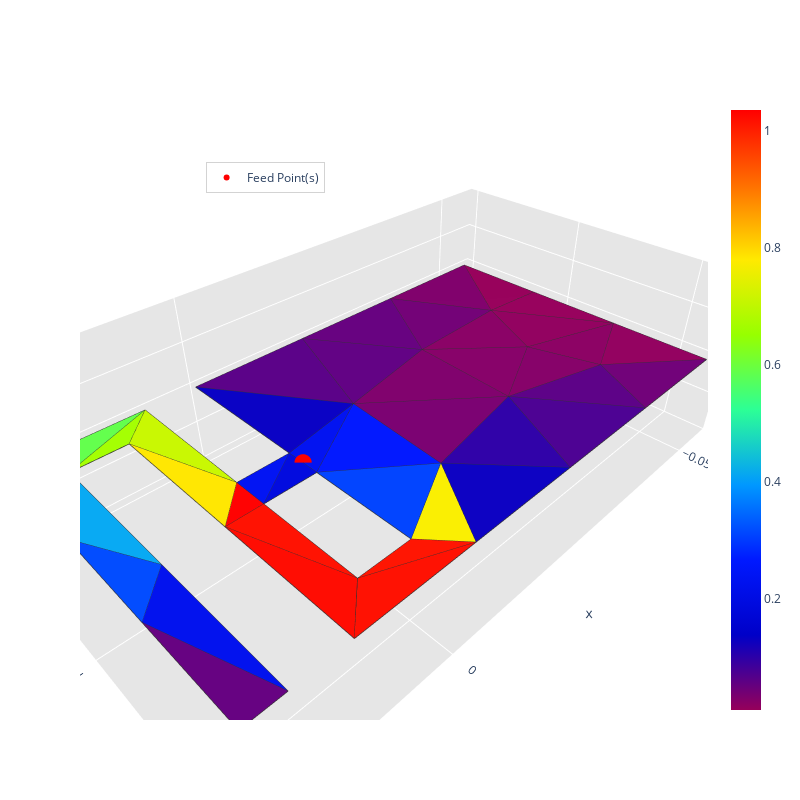
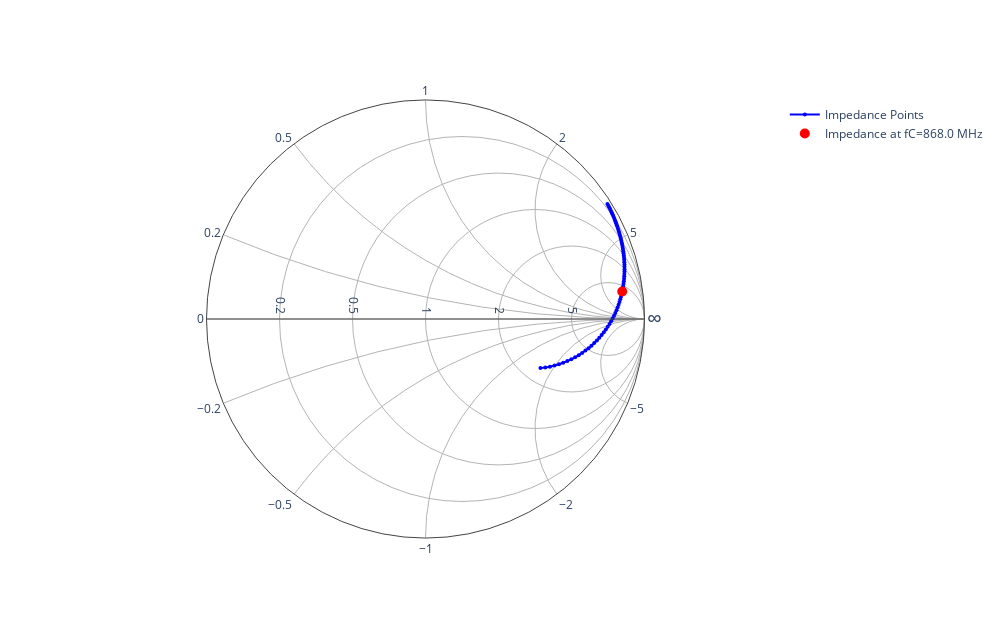
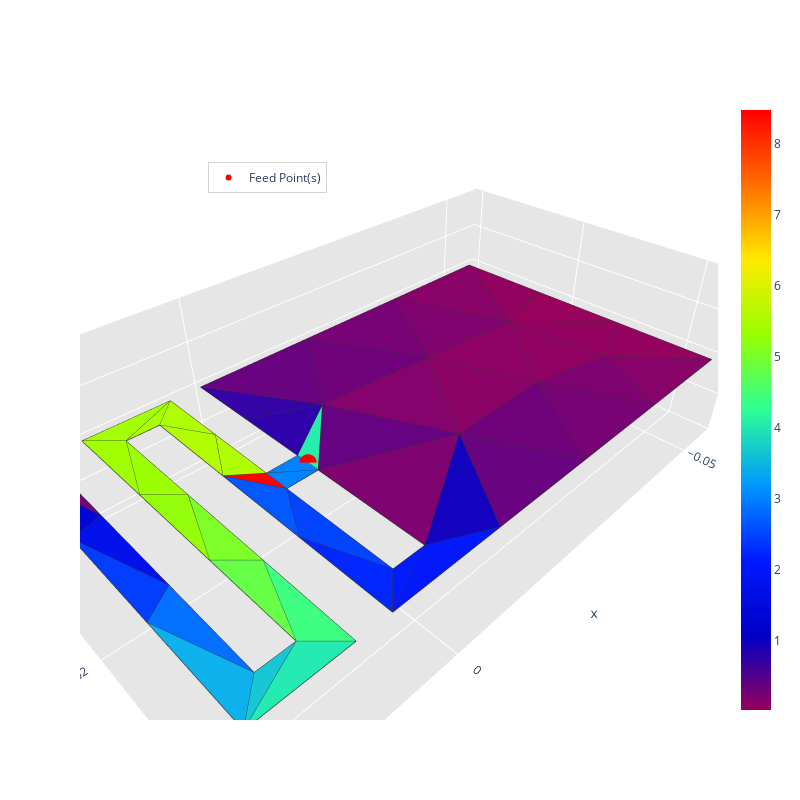
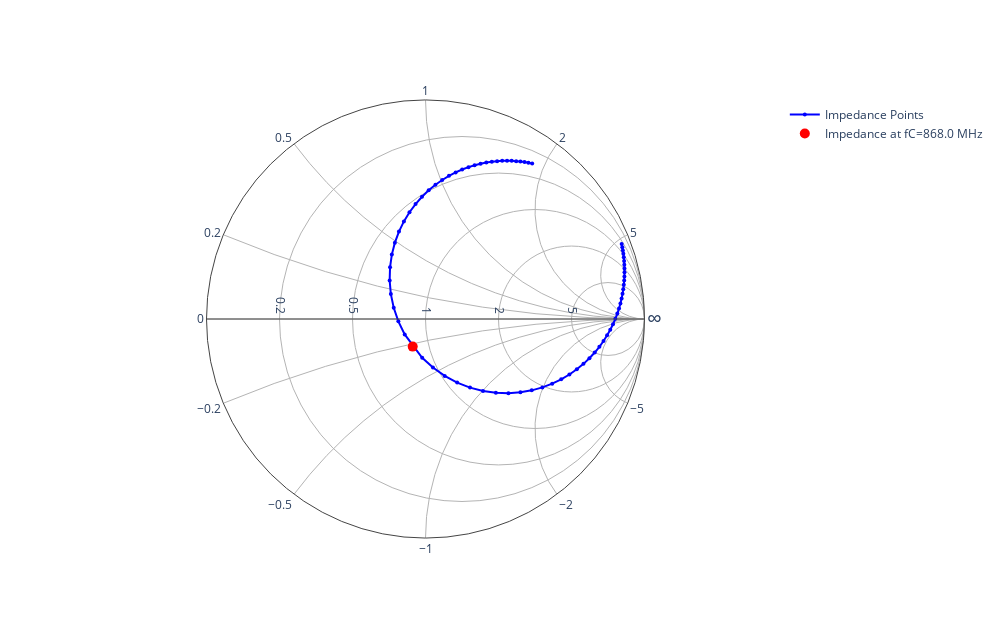

Notebook code cell kept with these figures, in order:
### Code cell
import time
start_time = time.time()
iteration = 1
max_iter = 20
Accuracy = 0.01
converged = False
count = 0
while iteration <= max_iter and not converged:
    try:
        print(f"\n------------------------------------------------------Iteration N°{iteration}------------------------------------------------------\n")
        print(f"distance meandres = {distance_meandre * 1000:.3f} mm\n")
        
        N_list_elem, new_distance_meandre_elem = creation_ifa(a, b, largeur_piste, distance_meandre, feed, x_t, y_t, save_mesh_folder, mesh_name, mesh_size)
        print(f"Number of meanders = {N_list_elem}\n")

        print(f"New distance meandres = {new_distance_meandre_elem * 1000:.3f} mm")
        print(f"IFA track width = {largeur_piste * 1000:.3f} mm")
        print(f"position feed = {feed * 1000:.3f} mm\n")

        frequence_resonance, s11_db, R_res, X_res = simulate(frequencies, ifa_meander_mat, fC, feed_point)
        plot_s11_curve(fLow, fHigh, nPoints, s11_db, fC)

        ratio = frequence_resonance / fC
        print(f"\nRatio = {ratio}\n")
        # distance_meandre = distance_meandre / ratio

        if (abs((fC - frequence_resonance)/fC) < Accuracy):
            min_index = np.argmin(s11_db)
            min_s11 = s11_db[min_index]
            s11_fc = s11_db[fc_index]
            if s11_fc < -10 or min_s11 < -20:
                converged = True
                print("\nRequired Accuracy is met!")
                break
            else:
                print("\nWe're looking for the perfect match!!!")

                if ratio == 1:
                    print("Ratio == 1 we modify the feed because we don't have a good fit")
                    ratio_adapt_feed = math.sqrt(R_res / 50)
                    feed = max(min(feed / ratio_adapt_feed, b - 3 * largeur_piste / 2 - 0.5 / 1000), largeur_piste / 2)
                else:
                    adapt_with_ratio_cube(distance_meandre, largeur_piste, ratio)             # New Addd ---- delete maybe

                    feed = max(min(feed * ratio**2, b - 3 * largeur_piste / 2 - 0.5 / 1000), largeur_piste / 2)

                    print(f"\nresultat feed = {feed * 1000:.3f} mm")

                if feed == b - 3 * largeur_piste / 2 - 0.5 / 1000 or feed == largeur_piste / 2:
                    distance_meandre, largeur_piste = adapt_with_ratio_square(distance_meandre, largeur_piste, ratio)

                feed_point       = [0, feed, 0]

        elif abs(frequence_resonance - fC) < 0.02 * fC:
            print(f"\nWe are within 2% of fc!\n")
            count += 1
            feed = max(min(feed * ratio**2, b - 3 * largeur_piste / 2 - 0.5 / 1000), largeur_piste / 2)

            if feed == b - 3 * largeur_piste / 2 - 0.5 / 1000 or feed == largeur_piste / 2:
                print("\nExtreme edge reached\n")
                distance_meandre, largeur_piste = adapt_with_ratio_square(distance_meandre, largeur_piste, ratio)
            
            feed_point       = [0, feed, 0]
        else:
            print(f"\nWe are FAR of fc!\n")
            distance_meandre, largeur_piste = adapt_with_ratio_square(distance_meandre, largeur_piste, ratio)

            """ # New Add    ---- delete maybe

            feed = max(min(feed * ratio**3, b - 3 * largeur_piste / 2 - 0.5 / 1000), largeur_piste / 2)

            if feed == b - 3 * largeur_piste / 2 - 0.5 / 1000 or feed == largeur_piste / 2:
                print("\nExtreme edge reached\n")
                distance_meandre, largeur_piste = adapt_with_ratio_square(distance_meandre, largeur_piste, ratio)

            # New Add   ---- delete maybe
            
            feed_point       = [0, feed, 0] """

        iteration += 1
    except ValueError as e:
        print(f"Error: {e}")

end_time = time.time()
simulation_time = end_time - start_time
simulation_time_minutes = simulation_time / 60
simulation_time_seconds = simulation_time % 60
print(f"Simulation time : {simulation_time_minutes:.0f} minutes et {simulation_time_seconds:.2f} seconds")
if converged:
    print(f"Convergence reached at iteration {iteration}")
else:
    print(f"Convergence not achieved after {max_iter} itérations")

### Figure 1 — Plotly figure (JSON) as saved in the notebook; plotly's stock layout.template omitted (floating-point values rounded to 4 significant figures; data arrays with more than 128 entries replaced by an {"elided": "..."} marker saying what was removed)
{"data": [{"facecolor": ["rgb(0, 18, 240)", "rgb(0, 23, 252)", "rgb(97, 255, 75)", "rgb(162, 253, 0)", "rgb(0, 17, 238)", "rgb(11, 0, 192)", "rgb(255, 16, 0)", "rgb(100, 0, 127)", "rgb(0, 74, 255)", "rgb(255, 10, 0)", "rgb(6, 167, 240)", "rgb(255, 19, 0)", "rgb(132, 0, 103)", "rgb(38, 240, 165)", "rgb(91, 0, 133)", "rgb(0, 16, 235)", "rgb(255, 0, 0)", "rgb(255, 228, 0)", "rgb(136, 0, 100)", "rgb(0, 9, 220)", "rgb(255, 15, 0)", "rgb(113, 0, 117)", "rgb(198, 245, 0)", "rgb(121, 0, 112)", "rgb(46, 0, 166)", "rgb(247, 236, 0)", "rgb(96, 0, 130)", "rgb(126, 0, 107)", "rgb(89, 0, 134)", "rgb(8, 0, 194)", "rgb(101, 0, 126)", "rgb(133, 0, 103)", "rgb(75, 0, 145)", "rgb(150, 0, 90)", "rgb(127, 0, 107)", "rgb(0, 66, 255)", "rgb(138, 0, 98)", "rgb(111, 0, 119)", "rgb(145, 0, 94)", "rgb(149, 0, 91)", "rgb(144, 0, 94)"], "i": [1, 27, 12, 9, 27, 28, 14, 10, 22, 14, 23, 15, 29, 23, 30, 22, 20, 2, 29, 1, 26, 32, 8, 28, 28, 28, 33, 27, 16, 27, 17, 30, 30, 18, 32, 15, 19, 24, 31, 19, 32], "j": [2, 28, 13, 13, 0, 25, 20, 11, 23, 7, 9, 26, 31, 12, 31, 21, 2, 20, 33, 3, 7, 33, 13, 27, 30, 26, 27, 33, 27, 3, 33, 33, 24, 32, 17, 0, 31, 31, 19, 32, 19], "k": [3, 0, 9, 8, 3, 26, 1, 22, 21, 20, 21, 14, 30, 9, 24, 10, 1, 8, 32, 0, 14, 17, 2, 30, 25, 15, 16, 30, 5, 5, 16, 29, 25, 6, 6, 28, 29, 4, 4, 18, 29], "name": "", "type": "mesh3d", "x": [0.0, 0.0075, 0.0075, 0.0, -0.055, 0.0, -0.055, 0.0125, 0.0125, 0.02, 0.02, 0.025, 0.025, 0.0075, 0.0075, 0.0, -0.01833, -0.03667, -0.055, -0.055, 0.0125, 0.02, 0.025, 0.025, -0.03812, -0.02125, -0.004375, -0.01227, -0.01127, -0.0399, -0.02779, -0.04316, -0.04501, -0.02852], "y": [0.025, 0.025, 0.02, 0.02, 0.045, 0.0, 0.0, 0.045, 0.005, 0.005, 0.045, 0.045, -4.77e-18, -4.77e-18, 0.04, 0.04, 0.0, 0.0, 0.015, 0.03, 0.025, 0.025, 0.03, 0.015, 0.045, 0.045, 0.045, 0.0178, 0.03393, 0.025, 0.03095, 0.03519, 0.01412, 0.01472], "z": [0.0, 0.0, 0.0, 0.0, 0.0, 0.0, 0.0, 0.0, 0.0, 0.0, 0.0, 0.0, 0.0, 0.0, 0.0, 0.0, 0.0, 0.0, 0.0, 0.0, 0.0, 0.0, 0.0, 0.0, 0.0, 0.0, 0.0, 0.0, 0.0, 0.0, 0.0, 0.0, 0.0, 0.0]}, {"line": {"color": "rgb(50, 50, 50)", "width": 1.5}, "mode": "lines", "showlegend": false, "type": "scatter3d", "x": {"elided": "205 float values"}, "y": {"elided": "205 float values"}, "z": {"elided": "205 int values"}}, {"hoverinfo": "none", "marker": {"color": [0.009251, 1.035], "colorscale": [[0, "rgb(150, 0, 90)"], [0.125, "rgb(0, 0, 200)"], [0.25, "rgb(0, 25, 255)"], [0.375, "rgb(0, 152, 255)"], [0.5, "rgb(44, 255, 150)"], [0.625, "rgb(151, 255, 0)"], [0.75, "rgb(255, 234, 0)"], [0.875, "rgb(255, 111, 0)"], [1, "rgb(255, 0, 0)"]], "showscale": true, "size": 0.1}, "mode": "markers", "showlegend": false, "type": "scatter3d", "x": [0.0], "y": [0.025], "z": [0.0]}, {"marker": {"color": "red", "size": 6, "symbol": "circle"}, "mode": "markers+text", "name": "Feed Point(s)", "type": "scatter3d", "x": [0.0], "y": [0.0225], "z": [0.0]}], "layout": {"height": 800, "legend": {"bgcolor": "rgba(255,255,255,0.7)", "bordercolor": "lightgray", "borderwidth": 1, "x": 0.2, "xanchor": "left", "y": 0.9, "yanchor": "top"}, "scene": {"aspectratio": {"x": 1, "y": 0.5625, "z": 0.3}, "camera": {"eye": {"x": 0.65, "y": 0.65, "z": 0.65}}, "xaxis": {"backgroundcolor": "rgb(230, 230, 230)", "gridcolor": "rgb(255, 255, 255)", "showbackground": true, "zerolinecolor": "rgb(255, 255, 255)"}, "yaxis": {"backgroundcolor": "rgb(230, 230, 230)", "gridcolor": "rgb(255, 255, 255)", "showbackground": true, "zerolinecolor": "rgb(255, 255, 255)"}, "zaxis": {"backgroundcolor": "rgb(230, 230, 230)", "gridcolor": "rgb(255, 255, 255)", "showbackground": true, "zerolinecolor": "rgb(255, 255, 255)"}}, "title": {"text": ""}, "width": 800}}

### Figure 2 — Plotly figure (JSON) as saved in the notebook; plotly's stock layout.template omitted (floating-point values rounded to 4 significant figures)
{"data": [{"hoverinfo": "text", "imag": [3.45, 3.507, 3.567, 3.628, 3.692, 3.757, 3.826, 3.897, 3.97, 4.046, 4.126, 4.209, 4.295, 4.385, 4.479, 4.578, 4.681, 4.789, 4.902, 5.021, 5.146, 5.278, 5.417, 5.563, 5.718, 5.881, 6.053, 6.236, 6.429, 6.634, 6.85, 7.078, 7.317, 7.569, 7.831, 8.103, 8.379, 8.657, 8.927, 9.177, 9.392, 9.548, 9.549, 9.31, 8.85, 8.13, 7.138, 5.897, 4.478, 2.984, 1.531, 0.2189, -0.8894, -1.769, -2.427, -2.889, -3.19, -3.363, -3.439, -3.444, -3.398, -3.315, -3.207, -3.084, -2.95, -2.811, -2.669, -2.528, -2.388, -2.251, -2.118, -1.988, -1.863, -1.741, -1.624], "marker": {"color": "blue", "size": 4}, "mode": "markers+lines", "name": "Impedance Points", "real": [0.1108, 0.1187, 0.1273, 0.1366, 0.1467, 0.1576, 0.1695, 0.1825, 0.1966, 0.212, 0.2288, 0.2472, 0.2674, 0.2895, 0.3138, 0.3406, 0.3702, 0.4029, 0.4391, 0.4794, 0.5241, 0.574, 0.6298, 0.6923, 0.7626, 0.8418, 0.9312, 1.033, 1.148, 1.28, 1.43, 1.603, 1.802, 2.033, 2.3, 2.61, 2.972, 3.394, 3.886, 4.459, 5.125, 5.892, 7.738, 8.796, 9.899, 10.98, 11.96, 12.74, 13.23, 13.39, 13.21, 12.74, 12.06, 11.25, 10.39, 9.531, 8.712, 7.953, 7.262, 6.64, 6.085, 5.591, 5.153, 4.764, 4.419, 4.112, 3.838, 3.593, 3.374, 3.177, 3.0, 2.839, 2.694, 2.562, 2.442], "text": ["Z = 5.538+172.492j at 700.0 MHz", "Z = 5.935+175.365j at 704.0 MHz", "Z = 6.364+178.334j at 708.0 MHz", "Z = 6.829+181.405j at 712.0 MHz", "Z = 7.333+184.582j at 716.0 MHz", "Z = 7.881+187.873j at 720.0 MHz", "Z = 8.476+191.285j at 724.0 MHz", "Z = 9.123+194.825j at 728.0 MHz", "Z = 9.829+198.502j at 732.0 MHz", "Z = 10.599+202.323j at 736.0 MHz", "Z = 11.440+206.299j at 740.0 MHz", "Z = 12.360+210.439j at 744.0 MHz", "Z = 13.368+214.756j at 748.0 MHz", "Z = 14.475+219.261j at 752.0 MHz", "Z = 15.692+223.966j at 756.0 MHz", "Z = 17.032+228.887j at 760.0 MHz", "Z = 18.511+234.039j at 764.0 MHz", "Z = 20.146+239.438j at 768.0 MHz", "Z = 21.957+245.102j at 772.0 MHz", "Z = 23.968+251.052j at 776.0 MHz", "Z = 26.205+257.308j at 780.0 MHz", "Z = 28.700+263.893j at 784.0 MHz", "Z = 31.490+270.832j at 788.0 MHz", "Z = 34.616+278.151j at 792.0 MHz", "Z = 38.129+285.878j at 796.0 MHz", "Z = 42.088+294.042j at 800.0 MHz", "Z = 46.562+302.674j at 804.0 MHz", "Z = 51.634+311.805j at 808.0 MHz", "Z = 57.402+321.465j at 812.0 MHz", "Z = 63.982+331.683j at 816.0 MHz", "Z = 71.513+342.481j at 820.0 MHz", "Z = 80.161+353.877j at 824.0 MHz", "Z = 90.124+365.874j at 828.0 MHz", "Z = 101.640+378.454j at 832.0 MHz", "Z = 114.990+391.571j at 836.0 MHz", "Z = 130.509+405.130j at 840.0 MHz", "Z = 148.588+418.972j at 844.0 MHz", "Z = 169.680+432.837j at 848.0 MHz", "Z = 194.291+446.333j at 852.0 MHz", "Z = 222.966+458.872j at 856.0 MHz", "Z = 256.244+469.617j at 860.0 MHz", "Z = 294.581+477.400j at 864.0 MHz", "Z = 386.921+477.467j at 872.0 MHz", "Z = 439.811+465.514j at 876.0 MHz", "Z = 494.939+442.480j at 880.0 MHz", "Z = 549.140+406.496j at 884.0 MHz", "Z = 598.115+356.884j at 888.0 MHz", "Z = 637.029+294.872j at 892.0 MHz", "Z = 661.605+223.911j at 896.0 MHz", "Z = 669.344+149.214j at 900.0 MHz", "Z = 660.271+76.569j at 904.0 MHz", "Z = 636.786+10.943j at 908.0 MHz", "Z = 602.759-44.470j at 912.0 MHz", "Z = 562.402-88.446j at 916.0 MHz", "Z = 519.408-121.335j at 920.0 MHz", "Z = 476.546-144.446j at 924.0 MHz", "Z = 435.624-159.478j at 928.0 MHz", "Z = 397.659-168.144j at 932.0 MHz", "Z = 363.093-171.969j at 936.0 MHz", "Z = 332.003-172.217j at 940.0 MHz", "Z = 304.245-169.887j at 944.0 MHz", "Z = 279.563-165.745j at 948.0 MHz", "Z = 257.658-160.368j at 952.0 MHz", "Z = 238.220-154.182j at 956.0 MHz", "Z = 220.957-147.497j at 960.0 MHz", "Z = 205.600-140.540j at 964.0 MHz", "Z = 191.909-133.471j at 968.0 MHz", "Z = 179.674-126.405j at 972.0 MHz", "Z = 168.710-119.420j at 976.0 MHz", "Z = 158.859-112.571j at 980.0 MHz", "Z = 149.982-105.893j at 984.0 MHz", "Z = 141.960-99.408j at 988.0 MHz", "Z = 134.693-93.129j at 992.0 MHz", "Z = 128.090-87.062j at 996.0 MHz", "Z = 122.075-81.207j at 1000.0 MHz"], "type": "scattersmith"}, {"hoverinfo": "text", "imag": [9.613], "marker": {"color": "red", "size": 10, "symbol": "circle"}, "mode": "markers", "name": "Impedance at fC=868.0 MHz", "real": [6.764], "text": ["Z = 338.206+480.670j at 868.0 MHz"], "type": "scattersmith"}], "layout": {"height": 618, "showlegend": true, "title": {"text": ""}, "width": 1000}}

### Figure 3 — Plotly figure (JSON) as saved in the notebook; plotly's stock layout.template omitted (floating-point values rounded to 4 significant figures; data arrays with more than 128 entries replaced by an {"elided": "..."} marker saying what was removed)
{"data": [{"facecolor": ["rgb(142, 0, 96)", "rgb(145, 0, 94)", "rgb(102, 0, 125)", "rgb(36, 235, 170)", "rgb(17, 0, 188)", "rgb(0, 66, 255)", "rgb(60, 255, 128)", "rgb(124, 0, 109)", "rgb(172, 251, 0)", "rgb(123, 0, 109)", "rgb(160, 253, 0)", "rgb(0, 24, 254)", "rgb(139, 0, 98)", "rgb(158, 254, 0)", "rgb(125, 0, 108)", "rgb(173, 251, 0)", "rgb(129, 0, 105)", "rgb(146, 255, 8)", "rgb(136, 0, 100)", "rgb(19, 196, 210)", "rgb(101, 255, 70)", "rgb(109, 0, 120)", "rgb(10, 174, 232)", "rgb(0, 109, 255)", "rgb(0, 15, 232)", "rgb(0, 128, 255)", "rgb(124, 255, 38)", "rgb(176, 250, 0)", "rgb(34, 231, 174)", "rgb(168, 252, 0)", "rgb(255, 0, 0)", "rgb(0, 37, 255)", "rgb(154, 254, 0)", "rgb(0, 4, 209)", "rgb(0, 126, 255)", "rgb(0, 59, 255)", "rgb(0, 85, 255)", "rgb(0, 22, 248)", "rgb(112, 0, 118)", "rgb(51, 0, 163)", "rgb(116, 0, 115)", "rgb(109, 0, 120)", "rgb(100, 0, 127)", "rgb(102, 0, 125)", "rgb(134, 0, 102)", "rgb(144, 0, 94)", "rgb(45, 0, 167)", "rgb(150, 0, 90)", "rgb(132, 0, 103)", "rgb(146, 0, 93)", "rgb(117, 0, 114)"], "i": [39, 40, 20, 3, 43, 24, 15, 43, 17, 39, 16, 19, 39, 9, 41, 25, 44, 26, 43, 14, 27, 37, 28, 28, 30, 1, 32, 34, 11, 9, 1, 18, 33, 12, 2, 29, 1, 38, 13, 42, 44, 20, 0, 37, 41, 22, 42, 23, 36, 40, 39], "j": [41, 41, 42, 42, 38, 1, 27, 19, 34, 40, 17, 7, 44, 33, 44, 34, 43, 32, 44, 15, 15, 43, 14, 31, 31, 2, 26, 25, 15, 17, 25, 7, 9, 30, 3, 31, 24, 7, 30, 35, 20, 44, 42, 38, 21, 41, 3, 41, 40, 23, 36], "k": [40, 23, 5, 0, 19, 18, 10, 0, 8, 36, 9, 18, 41, 16, 21, 2, 42, 33, 39, 11, 32, 39, 11, 14, 29, 0, 27, 8, 10, 8, 2, 24, 26, 29, 0, 28, 25, 19, 12, 5, 21, 42, 43, 43, 6, 6, 35, 22, 4, 4, 37], "name": "", "type": "mesh3d", "x": [0.0, 0.004566, 0.004566, 0.0, -0.055, 0.0, -0.055, 0.008333, 0.008333, 0.0129, 0.0129, 0.025, 0.025, 0.02123, 0.02123, 0.01667, 0.01667, 0.004566, 0.004566, 0.0, -0.01833, -0.03667, -0.055, -0.055, 0.008333, 0.008333, 0.0129, 0.0129, 0.025, 0.025, 0.02123, 0.02123, 0.01667, 0.01667, 0.004566, 0.0, -0.03917, -0.02333, -0.0075, -0.0327, -0.04513, -0.04378, -0.008851, -0.01664, -0.02698], "y": [0.02438, 0.02438, 0.02062, 0.02062, 0.045, 0.0, 0.0, 0.045, 0.003767, 0.003767, 0.045, 0.045, -8.674e-19, -8.674e-19, 0.04123, 0.04123, -8.674e-19, -8.674e-19, 0.04123, 0.04123, 0.0, 0.0, 0.015, 0.03, 0.03126, 0.01751, 0.01751, 0.03126, 0.03, 0.015, 0.01374, 0.02749, 0.02749, 0.01374, 0.01031, 0.01031, 0.045, 0.045, 0.045, 0.03108, 0.03382, 0.01802, 0.01469, 0.03129, 0.01621], "z": [0.0, 0.0, 0.0, 0.0, 0.0, 0.0, 0.0, 0.0, 0.0, 0.0, 0.0, 0.0, 0.0, 0.0, 0.0, 0.0, 0.0, 0.0, 0.0, 0.0, 0.0, 0.0, 0.0, 0.0, 0.0, 0.0, 0.0, 0.0, 0.0, 0.0, 0.0, 0.0, 0.0, 0.0, 0.0, 0.0, 0.0, 0.0, 0.0, 0.0, 0.0, 0.0, 0.0, 0.0, 0.0]}, {"line": {"color": "rgb(50, 50, 50)", "width": 1.5}, "mode": "lines", "showlegend": false, "type": "scatter3d", "x": {"elided": "255 float values"}, "y": {"elided": "255 float values"}, "z": {"elided": "255 int values"}}, {"hoverinfo": "none", "marker": {"color": [0.02177, 8.483], "colorscale": [[0, "rgb(150, 0, 90)"], [0.125, "rgb(0, 0, 200)"], [0.25, "rgb(0, 25, 255)"], [0.375, "rgb(0, 152, 255)"], [0.5, "rgb(44, 255, 150)"], [0.625, "rgb(151, 255, 0)"], [0.75, "rgb(255, 234, 0)"], [0.875, "rgb(255, 111, 0)"], [1, "rgb(255, 0, 0)"]], "showscale": true, "size": 0.1}, "mode": "markers", "showlegend": false, "type": "scatter3d", "x": [0.0], "y": [0.02438], "z": [0.0]}, {"marker": {"color": "red", "size": 6, "symbol": "circle"}, "mode": "markers+text", "name": "Feed Point(s)", "type": "scatter3d", "x": [0.0], "y": [0.0225], "z": [0.0]}], "layout": {"height": 800, "legend": {"bgcolor": "rgba(255,255,255,0.7)", "bordercolor": "lightgray", "borderwidth": 1, "x": 0.2, "xanchor": "left", "y": 0.9, "yanchor": "top"}, "scene": {"aspectratio": {"x": 1, "y": 0.5625, "z": 0.3}, "camera": {"eye": {"x": 0.65, "y": 0.65, "z": 0.65}}, "xaxis": {"backgroundcolor": "rgb(230, 230, 230)", "gridcolor": "rgb(255, 255, 255)", "showbackground": true, "zerolinecolor": "rgb(255, 255, 255)"}, "yaxis": {"backgroundcolor": "rgb(230, 230, 230)", "gridcolor": "rgb(255, 255, 255)", "showbackground": true, "zerolinecolor": "rgb(255, 255, 255)"}, "zaxis": {"backgroundcolor": "rgb(230, 230, 230)", "gridcolor": "rgb(255, 255, 255)", "showbackground": true, "zerolinecolor": "rgb(255, 255, 255)"}}, "title": {"text": ""}, "width": 800}}

### Figure 4 — Plotly figure (JSON) as saved in the notebook; plotly's stock layout.template omitted (floating-point values rounded to 4 significant figures)
{"data": [{"hoverinfo": "text", "imag": [5.343, 5.567, 5.812, 6.083, 6.383, 6.715, 7.082, 7.488, 7.933, 8.412, 8.908, 9.383, 9.757, 9.879, 9.5, 8.302, 6.09, 3.107, 0.09102, -2.242, -3.653, -4.302, -4.457, -4.336, -4.076, -3.758, -3.425, -3.098, -2.787, -2.498, -2.23, -1.983, -1.755, -1.546, -1.353, -1.174, -1.009, -0.8548, -0.7114, -0.5773, -0.4516, -0.3334, -0.1168, -0.01703, 0.0777, 0.1679, 0.2539, 0.3362, 0.4151, 0.4908, 0.5637, 0.6339, 0.7017, 0.7673, 0.8309, 0.8926, 0.9525, 1.011, 1.068, 1.123, 1.178, 1.231, 1.283, 1.334, 1.384, 1.434, 1.482, 1.53, 1.578, 1.624, 1.67, 1.716, 1.761, 1.806, 1.851], "marker": {"color": "blue", "size": 4}, "mode": "markers+lines", "name": "Impedance Points", "real": [0.6238, 0.7191, 0.8341, 0.9738, 1.145, 1.358, 1.626, 1.965, 2.401, 2.967, 3.71, 4.69, 5.979, 7.638, 9.656, 11.83, 13.67, 14.51, 14.02, 12.53, 10.65, 8.84, 7.292, 6.042, 5.054, 4.275, 3.66, 3.168, 2.772, 2.449, 2.183, 1.961, 1.774, 1.616, 1.481, 1.364, 1.263, 1.174, 1.096, 1.028, 0.9666, 0.912, 0.8191, 0.7793, 0.7432, 0.7103, 0.6804, 0.6529, 0.6277, 0.6045, 0.5831, 0.5633, 0.545, 0.5279, 0.5121, 0.4973, 0.4835, 0.4706, 0.4585, 0.4472, 0.4366, 0.4265, 0.4171, 0.4082, 0.3998, 0.3919, 0.3843, 0.3772, 0.3705, 0.3641, 0.358, 0.3522, 0.3467, 0.3414, 0.3364], "text": ["Z = 31.192+267.159j at 700.0 MHz", "Z = 35.957+278.326j at 704.0 MHz", "Z = 41.703+290.605j at 708.0 MHz", "Z = 48.692+304.150j at 712.0 MHz", "Z = 57.274+319.130j at 716.0 MHz", "Z = 67.924+335.725j at 720.0 MHz", "Z = 81.285+354.109j at 724.0 MHz", "Z = 98.245+374.415j at 728.0 MHz", "Z = 120.031+396.658j at 732.0 MHz", "Z = 148.341+420.586j at 736.0 MHz", "Z = 185.492+445.391j at 740.0 MHz", "Z = 234.514+469.152j at 744.0 MHz", "Z = 298.972+487.859j at 748.0 MHz", "Z = 381.912+493.954j at 752.0 MHz", "Z = 482.818+474.991j at 756.0 MHz", "Z = 591.661+415.124j at 760.0 MHz", "Z = 683.440+304.495j at 764.0 MHz", "Z = 725.252+155.370j at 768.0 MHz", "Z = 701.085+4.551j at 772.0 MHz", "Z = 626.689-112.080j at 776.0 MHz", "Z = 532.665-182.644j at 780.0 MHz", "Z = 441.997-215.117j at 784.0 MHz", "Z = 364.608-222.874j at 788.0 MHz", "Z = 302.100-216.780j at 792.0 MHz", "Z = 252.679-203.792j at 796.0 MHz", "Z = 213.764-187.895j at 800.0 MHz", "Z = 182.979-171.229j at 804.0 MHz", "Z = 158.411-154.881j at 808.0 MHz", "Z = 138.598-139.364j at 812.0 MHz", "Z = 122.443-124.883j at 816.0 MHz", "Z = 109.127-111.486j at 820.0 MHz", "Z = 98.038-99.140j at 824.0 MHz", "Z = 88.715-87.774j at 828.0 MHz", "Z = 80.804-77.304j at 832.0 MHz", "Z = 74.037-67.645j at 836.0 MHz", "Z = 68.203-58.715j at 840.0 MHz", "Z = 63.139-50.437j at 844.0 MHz", "Z = 58.714-42.742j at 848.0 MHz", "Z = 54.823-35.570j at 852.0 MHz", "Z = 51.385-28.865j at 856.0 MHz", "Z = 48.329-22.580j at 860.0 MHz", "Z = 45.602-16.671j at 864.0 MHz", "Z = 40.954-5.838j at 872.0 MHz", "Z = 38.964-0.851j at 876.0 MHz", "Z = 37.160+3.885j at 880.0 MHz", "Z = 35.517+8.394j at 884.0 MHz", "Z = 34.018+12.697j at 888.0 MHz", "Z = 32.645+16.812j at 892.0 MHz", "Z = 31.385+20.755j at 896.0 MHz", "Z = 30.225+24.541j at 900.0 MHz", "Z = 29.155+28.184j at 904.0 MHz", "Z = 28.165+31.695j at 908.0 MHz", "Z = 27.248+35.086j at 912.0 MHz", "Z = 26.397+38.365j at 916.0 MHz", "Z = 25.604+41.543j at 920.0 MHz", "Z = 24.866+44.628j at 924.0 MHz", "Z = 24.176+47.626j at 928.0 MHz", "Z = 23.531+50.544j at 932.0 MHz", "Z = 22.927+53.389j at 936.0 MHz", "Z = 22.361+56.167j at 940.0 MHz", "Z = 21.828+58.882j at 944.0 MHz", "Z = 21.327+61.540j at 948.0 MHz", "Z = 20.855+64.145j at 952.0 MHz", "Z = 20.410+66.701j at 956.0 MHz", "Z = 19.990+69.212j at 960.0 MHz", "Z = 19.593+71.681j at 964.0 MHz", "Z = 19.217+74.113j at 968.0 MHz", "Z = 18.861+76.510j at 972.0 MHz", "Z = 18.523+78.875j at 976.0 MHz", "Z = 18.203+81.211j at 980.0 MHz", "Z = 17.898+83.520j at 984.0 MHz", "Z = 17.608+85.806j at 988.0 MHz", "Z = 17.333+88.069j at 992.0 MHz", "Z = 17.070+90.314j at 996.0 MHz", "Z = 16.820+92.541j at 1000.0 MHz"], "type": "scattersmith"}, {"hoverinfo": "text", "imag": [-0.222], "marker": {"color": "red", "size": 10, "symbol": "circle"}, "mode": "markers", "name": "Impedance at fC=868.0 MHz", "real": [0.8631], "text": ["Z = 43.156-11.102j at 868.0 MHz"], "type": "scattersmith"}], "layout": {"height": 618, "showlegend": true, "title": {"text": ""}, "width": 1000}}
